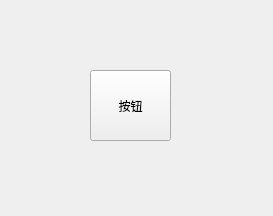
<?xml version="1.0" encoding="UTF-8"?>
<ui version="4.0">
 <class>Widget</class>
 <widget class="QWidget" name="Widget">
  <property name="geometry">
   <rect>
    <x>0</x>
    <y>0</y>
    <width>273</width>
    <height>216</height>
   </rect>
  </property>
  <property name="windowTitle">
   <string>Widget</string>
  </property>
  <widget class="QPushButton" name="pushButton">
   <property name="geometry">
    <rect>
     <x>90</x>
     <y>70</y>
     <width>81</width>
     <height>71</height>
    </rect>
   </property>
   <property name="text">
    <string>按钮</string>
   </property>
  </widget>
 </widget>
 <resources/>
 <connections/>
</ui>
